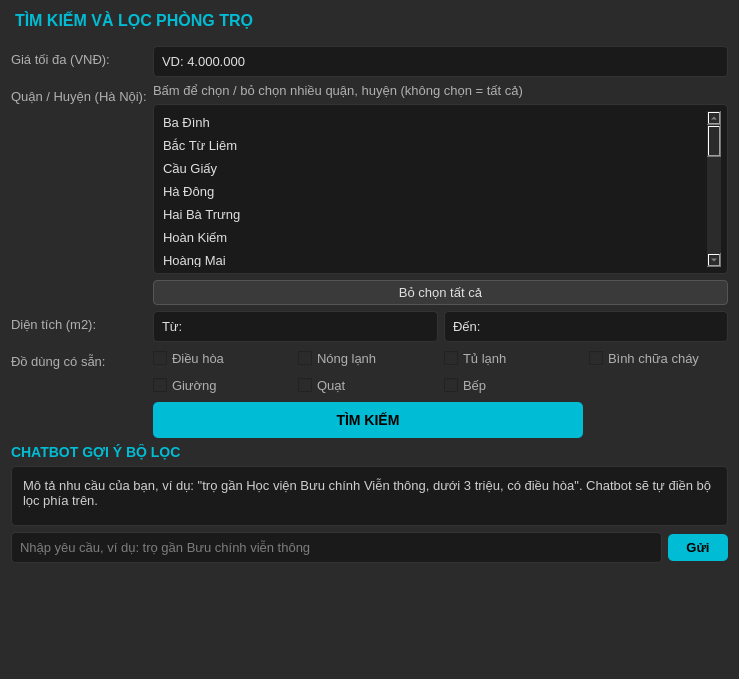
<?xml version="1.0" encoding="UTF-8"?>
<ui version="4.0">
 <class>Dialog</class>
 <widget class="QDialog" name="Dialog">
  <property name="geometry">
   <rect>
    <x>0</x>
    <y>0</y>
    <width>739</width>
    <height>679</height>
   </rect>
  </property>
  <property name="windowTitle">
   <string>Dialog</string>
  </property>
  <property name="styleSheet">
   <string notr="true">QWidget {
    background-color: #2b2b2b;
    color: #b0b0b0;
    font-family: Arial;
    font-size: 13px;
}

QLabel#lbl_tieu_de { 
    color: #00bcd4;
    font-size: 16px;
    font-weight: bold;
    padding-bottom: 10px;
}

QLineEdit, QComboBox, QListWidget {
    background-color: #1a1a1a;
    border: 1px solid #333;
    border-radius: 4px;
    padding: 6px;
    color: #e0e0e0;
}
QPushButton#btn_tim_kiem {
    background-color: #00bcd4;
    color: black;
    border-radius: 5px;
    padding: 10px 30px;
    font-size: 14px;
    font-weight: bold;
}
QPushButton#btn_tim_kiem:hover {
    background-color: #0097a7;
}

QListWidget::item {
    padding: 4px 6px;
}
QListWidget::item:selected {
    background-color: #00bcd4;
    color: black;
}

QPushButton#btn_bo_chon_quan {
    background-color: #3a3a3a;
    color: #e0e0e0;
    border: 1px solid #555;
    border-radius: 4px;
    padding: 4px 10px;
}
QPushButton#btn_bo_chon_quan:hover {
    background-color: #4a4a4a;
}

QLabel#lbl_chat_tieu_de {
    color: #00bcd4;
    font-size: 14px;
    font-weight: bold;
}
QLabel#lbl_chat_phan_hoi {
    background-color: #1a1a1a;
    border: 1px solid #333;
    border-radius: 4px;
    padding: 8px;
    color: #cfcfcf;
}
QPushButton#btn_chat_gui {
    background-color: #00bcd4;
    color: black;
    border-radius: 5px;
    padding: 6px 18px;
    font-weight: bold;
}
QPushButton#btn_chat_gui:hover {
    background-color: #0097a7;
}
QPushButton#btn_chat_gui:disabled {
    background-color: #555;
    color: #999;
}</string>
  </property>
  <layout class="QVBoxLayout" name="verticalLayout">
   <item>
    <widget class="QLabel" name="lbl_tieu_de">
     <property name="text">
      <string>TÌM KIẾM VÀ LỌC PHÒNG TRỌ</string>
     </property>
    </widget>
   </item>
   <item>
    <layout class="QFormLayout" name="formLayout">
     <item row="0" column="0">
      <widget class="QLabel" name="label_2">
       <property name="text">
        <string>Giá tối đa (VNĐ):</string>
       </property>
      </widget>
     </item>
     <item row="0" column="1">
      <widget class="QLineEdit" name="lineEdit_4">
       <property name="text">
        <string>VD: 4.000.000</string>
       </property>
      </widget>
     </item>
     <item row="1" column="0">
      <widget class="QLabel" name="label_3">
       <property name="text">
        <string>Quận / Huyện (Hà Nội):</string>
       </property>
      </widget>
     </item>
     <item row="1" column="1">
      <layout class="QVBoxLayout" name="layoutQuanHuyen">
       <item>
        <widget class="QLabel" name="lbl_goi_y_quan">
         <property name="text">
          <string>Bấm để chọn / bỏ chọn nhiều quận, huyện (không chọn = tất cả)</string>
         </property>
        </widget>
       </item>
       <item>
        <widget class="QListWidget" name="listQuanHuyen">
         <property name="minimumSize">
          <size>
           <width>0</width>
           <height>150</height>
          </size>
         </property>
         <property name="maximumSize">
          <size>
           <width>16777215</width>
           <height>170</height>
          </size>
         </property>
         <property name="selectionMode">
          <enum>QAbstractItemView::MultiSelection</enum>
         </property>
         <item>
          <property name="text">
           <string>Ba Đình</string>
          </property>
         </item>
         <item>
          <property name="text">
           <string>Bắc Từ Liêm</string>
          </property>
         </item>
         <item>
          <property name="text">
           <string>Cầu Giấy</string>
          </property>
         </item>
         <item>
          <property name="text">
           <string>Hà Đông</string>
          </property>
         </item>
         <item>
          <property name="text">
           <string>Hai Bà Trưng</string>
          </property>
         </item>
         <item>
          <property name="text">
           <string>Hoàn Kiếm</string>
          </property>
         </item>
         <item>
          <property name="text">
           <string>Hoàng Mai</string>
          </property>
         </item>
         <item>
          <property name="text">
           <string>Long Biên</string>
          </property>
         </item>
         <item>
          <property name="text">
           <string>Nam Từ Liêm</string>
          </property>
         </item>
         <item>
          <property name="text">
           <string>Tây Hồ</string>
          </property>
         </item>
         <item>
          <property name="text">
           <string>Thanh Xuân</string>
          </property>
         </item>
         <item>
          <property name="text">
           <string>Đống Đa</string>
          </property>
         </item>
         <item>
          <property name="text">
           <string>Chương Mỹ</string>
          </property>
         </item>
         <item>
          <property name="text">
           <string>Gia Lâm</string>
          </property>
         </item>
         <item>
          <property name="text">
           <string>Hoài Đức</string>
          </property>
         </item>
         <item>
          <property name="text">
           <string>Mê Linh</string>
          </property>
         </item>
         <item>
          <property name="text">
           <string>Phú Xuyên</string>
          </property>
         </item>
         <item>
          <property name="text">
           <string>Quốc Oai</string>
          </property>
         </item>
         <item>
          <property name="text">
           <string>Sóc Sơn</string>
          </property>
         </item>
         <item>
          <property name="text">
           <string>Thạch Thất</string>
          </property>
         </item>
         <item>
          <property name="text">
           <string>Thanh Trì</string>
          </property>
         </item>
         <item>
          <property name="text">
           <string>Thường Tín</string>
          </property>
         </item>
         <item>
          <property name="text">
           <string>Đan Phượng</string>
          </property>
         </item>
         <item>
          <property name="text">
           <string>Đông Anh</string>
          </property>
         </item>
        </widget>
       </item>
       <item>
        <widget class="QPushButton" name="btn_bo_chon_quan">
         <property name="text">
          <string>Bỏ chọn tất cả</string>
         </property>
        </widget>
       </item>
      </layout>
     </item>
     <item row="2" column="0">
      <widget class="QLabel" name="label_4">
       <property name="text">
        <string>Diện tích (m2):</string>
       </property>
      </widget>
     </item>
     <item row="2" column="1">
      <layout class="QHBoxLayout" name="horizontalLayout_3">
       <item>
        <widget class="QLineEdit" name="lineEdit">
         <property name="text">
          <string>Từ: </string>
         </property>
        </widget>
       </item>
       <item>
        <widget class="QLineEdit" name="lineEdit_3">
         <property name="text">
          <string>Đến: </string>
         </property>
        </widget>
       </item>
      </layout>
     </item>
     <item row="3" column="0">
      <widget class="QLabel" name="label_6">
       <property name="text">
        <string>Đồ dùng có sẵn:</string>
       </property>
      </widget>
     </item>
     <item row="3" column="1">
      <layout class="QGridLayout" name="gridLayout">
       <item row="0" column="3">
        <widget class="QCheckBox" name="checkBox_8">
         <property name="text">
          <string>Bình chữa cháy</string>
         </property>
        </widget>
       </item>
       <item row="2" column="1">
        <widget class="QCheckBox" name="checkBox_4">
         <property name="text">
          <string>Quạt</string>
         </property>
        </widget>
       </item>
       <item row="0" column="1">
        <widget class="QCheckBox" name="checkBox_6">
         <property name="text">
          <string>Nóng lạnh</string>
         </property>
        </widget>
       </item>
       <item row="0" column="0">
        <widget class="QCheckBox" name="checkBox_9">
         <property name="text">
          <string>Điều hòa</string>
         </property>
        </widget>
       </item>
       <item row="2" column="0">
        <widget class="QCheckBox" name="checkBox_7">
         <property name="text">
          <string>Giường</string>
         </property>
        </widget>
       </item>
       <item row="2" column="2">
        <widget class="QCheckBox" name="checkBox_5">
         <property name="text">
          <string>Bếp</string>
         </property>
        </widget>
       </item>
       <item row="0" column="2">
        <widget class="QCheckBox" name="checkBox_3">
         <property name="text">
          <string>Tủ lạnh</string>
         </property>
        </widget>
       </item>
       <item row="3" column="0" colspan="3">
        <widget class="QPushButton" name="btn_tim_kiem">
         <property name="text">
          <string>TÌM KIẾM</string>
         </property>
        </widget>
       </item>
      </layout>
     </item>
    </layout>
   </item>
   <item>
    <layout class="QVBoxLayout" name="layoutChat">
     <item>
      <widget class="QLabel" name="lbl_chat_tieu_de">
       <property name="text">
        <string>CHATBOT GỢI Ý BỘ LỌC</string>
       </property>
      </widget>
     </item>
     <item>
      <widget class="QLabel" name="lbl_chat_phan_hoi">
       <property name="text">
        <string>Mô tả nhu cầu của bạn, ví dụ: "trọ gần Học viện Bưu chính Viễn thông, dưới 3 triệu, có điều hòa". Chatbot sẽ tự điền bộ lọc phía trên.</string>
       </property>
       <property name="wordWrap">
        <bool>true</bool>
       </property>
       <property name="minimumSize">
        <size>
         <width>0</width>
         <height>60</height>
        </size>
       </property>
       <property name="alignment">
        <set>Qt::AlignLeading|Qt::AlignLeft|Qt::AlignTop</set>
       </property>
      </widget>
     </item>
     <item>
      <layout class="QHBoxLayout" name="layoutChatInput">
       <item>
        <widget class="QLineEdit" name="lineEdit_chat">
         <property name="placeholderText">
          <string>Nhập yêu cầu, ví dụ: trọ gần Bưu chính viễn thông</string>
         </property>
        </widget>
       </item>
       <item>
        <widget class="QPushButton" name="btn_chat_gui">
         <property name="text">
          <string>Gửi</string>
         </property>
        </widget>
       </item>
      </layout>
     </item>
    </layout>
   </item>
   <item>
    <spacer name="verticalSpacer">
     <property name="orientation">
      <enum>Vertical</enum>
     </property>
     <property name="sizeHint" stdset="0">
      <size>
       <width>28</width>
       <height>20</height>
      </size>
     </property>
    </spacer>
   </item>
  </layout>
 </widget>
 <resources/>
 <connections/>
</ui>
